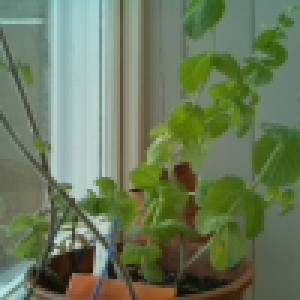
#> input picture Functions/ProcessImages/image.jpg, 100 x 100 px (shown 3 times larger)
$ python -i P4D_segment.py   (imports and definitions only)   (Python 2 division)   (older library calls are emulated)
#> lines starting #> are read from the running program, lines starting #| are printed output that depends on the picture
###################################################### license

#    Copyright 2014 David Breuer and Federico Apelt
#    breuer@mpimp-golm.mpg.de and apelt@mpimp-golm.mpg.de
#    http://mathbiol.mpimp-golm.mpg.de/phytotyping4D/
#
#    This file is part of Phytotyping4D.
#
#    Phytotyping4D is free software: you can redistribute it and/or modify
#    it under the terms of the GNU General Public License as published by
#    the Free Software Foundation, either version 3 of the License, or
#    (at your option) any later version.
#
#    Phytotyping4D is distributed in the hope that it will be useful,
#    but WITHOUT ANY WARRANTY; without even the implied warranty of
#    MERCHANTABILITY or FITNESS FOR A PARTICULAR PURPOSE.  See the
#    GNU General Public License for more details.
#
#    You should have received a copy of the GNU General Public License
#    along with Phytotyping4D. If not, see <http://www.gnu.org/licenses/>.

###################################################### imports

import itertools
import matplotlib.image as pli
import matplotlib.pyplot as plt
import numpy as np
import png
import scipy as sp
import scipy.ndimage
import skimage
import skimage.draw
import skimage.filter
import skimage.filter.rank
import skimage.morphology
import skimage.feature
import skimage.measure
import skimage.segmentation
import time

import P4D_help                 # implementations of various auxiliary functions
# [1 line not run here, left out]

######################################################### segment

def segment(inp):
    '''Function segments plant and individual leaves and computes plant and leaf positions and features. Takes focus and depth images as inputs.'''

    f,F,i,I,depth,focus,dirD,dirF,dirM,dirN,dirP,dirS,dirV,MainPath,MainCores,SegBGupper,SegFGlower,SegSigmaGauss,SegSigmaCanny,SegThresSlope,SegThresAbsci,SegRadiusOriginHeight,SegRadiusLeafHeight,SegRadiusStemEraser,DoTrack,temp=inp    # input parameters
    tempo=time.time()                                                                                                                                                                                                                               # remember starting time

    for i in [i]:                                                                               # for the current image do

        imD=1.0*np.vstack(itertools.imap(np.uint16,png.Reader(dirD+depth).read()[2]))           # read focus image
        imF=1.0*np.vstack(itertools.imap(np.uint8,png.Reader(dirF+focus).read()[2]))            # read depth image
#        imD=1.0*sp.ndimage.imread(dirD+depth)                                                  # alternative read function
#        imF=1.0*sp.ndimage.imread(dirF+focus)                                                  # alternative read function

        ################################################### segmentation plant

        ly,lx=np.shape(imF)                                                                     # get image shape
        imS=skimage.filter.sobel(imF)                                                           # find weighted edge image using Sobel filter
        mark=np.zeros_like(imS)                                                                 # create auxilliary array for watershed seed points
        mark[imF<SegBGupper]=1                                                                  # set low intensity pixels as background
        mark[imF>SegFGlower]=2                                                                  # set high intensity pixels as foreground
        imWS=(skimage.morphology.watershed(imS,mark)-1)>0                                       # perform watershed segmentation using seed points and Sobel-filtered image
        imL,N=sp.ndimage.label(imWS)                                                            # label connected components
        coms=np.array(sp.ndimage.center_of_mass(imWS,imL,range(1,1+N)))                         # compute center of mass for each labeled component
        dists=np.sqrt(np.sum(np.subtract([0.5*ly,0.5*lx],coms)**2,1))                           # compute distances of components to middle of the image
        mask=dists>600.0                                                                        # chose distances that exceed 600 pixels
        imCL=imWS.copy()                                                                        # create auxilliary array
        imCL[mask[imL-1]]=0                                                                     # remove small far-off components
        imL,N=sp.ndimage.label(imCL)                                                            # label remaining components
        sizes=sp.ndimage.sum(imCL,imL,range(1,N+1))                                             # compute pixelnumber of each component
        imPL=skimage.morphology.remove_small_objects(imCL,np.sort(sizes)[-1])                   # remove all but the largest component
        wh=np.where(imPL)                                                                       # get coordinates of a plant pixels
        b0,b1,a0,a1=min(wh[0]),max(wh[0]),min(wh[1]),max(wh[1])                                 # compute bounding box of plant
        bd,ad=b1-b0,a1-a0                                                                       # compute edge lengths of bounding box

#        plt.clf()                                                                              # plotting functions for testing purposes
#        plt.imshow(1.0*imF,interpolation='nearest',alpha=1.0,origin='lower',cmap='gray')
#        plt.imshow(np.where(imPL,1.0,np.nan),interpolation='nearest',alpha=0.5,origin='lower')
#        plt.show()

        ################################################### find center of mass and its height

        imSM=P4D_help.restricted_gaussian_smoothing(imD,-imPL,SegSigmaGauss)                            # smooth depth image with a Gaussian filter
        ground,pixelsizes=P4D_help.virtual2metric(P4D_help.gray2virtual(imSM))                          # compute depth image to metric distances
        middle=list(sp.ndimage.center_of_mass(imPL))                                                    # compute x-y-middle of plant via center of mass
        ball=np.zeros((ly,lx))                                                                          # create auxilliary array to compute height of middle
        idxs=skimage.draw.ellipse(middle[0],middle[1],SegRadiusOriginHeight,SegRadiusOriginHeight)      # create ellipse around middle
        idx=(idxs[0]>=0)*(idxs[0]<lx)*(idxs[1]>=0)*(idxs[1]<ly)                                         # restrict to image
        ball[(idxs[0][idx],idxs[1][idx])]=1                                                             # draw ellipse around middle of the plant
        mask=(ball*(-imPL))>0                                                                           # restrict ellipse to non-plant pixels
        middle.append(np.median(ground[mask]))                                                          # compute z-height of middle
        middle=np.array(middle)                                                                         # convert middle coordinates to array
        imRA=np.sqrt(P4D_help.radial_profile(lx,ly,middle[1],middle[0]))                                # generate radial profile around middle

# [9 lines of commented-out code are left out]

        imPB=skimage.segmentation.find_boundaries(imPL)                                                         # get boundary of plant
        imPR=skimage.morphology.remove_small_objects(imPB,800,connectivity=2)                                   # remove small connected components
        ones=np.ones((3,3))                                                                                     # create auxilliary array
        disk=skimage.morphology.disk(SegRadiusStemEraser)                                                       # create auxilliary array
        imE=skimage.filter.canny(imF.astype('uint8'),sigma=SegSigmaCanny)                                       # compute binary edge image using Canny filter
        imA=(imE*imPL+imPR)>0                                                                                   # combine plant boundaries and inner edges
        imEDT=sp.ndimage.distance_transform_edt(-imA)*imPL                                                      # compute distance transform of combined edge image
        imX2=skimage.feature.peak_local_max(imEDT,min_distance=20,indices=0,exclude_border=0)                   # find local maxima at smaller distances
        imX6=skimage.feature.peak_local_max(imEDT,min_distance=40,indices=0,exclude_border=0)                   # find local maxima at larger distances
        imX=np.where(imRA<200.0,imX2,imX6)                                                                      # keep closer maxima towards the middle and more distant maxima away from the middle of the plant
        imSD1=skimage.filter.rank.maximum(imX,disk)>0                                                           # expand maxima to provide more robust seed points for watershed segmentation
        imSD2=imEDT>(imRA*SegThresSlope+SegThresAbsci)                                                          # binarise distance transform with threshold that increases with distance from the middle of the plant
        imL,N=sp.ndimage.label((imSD1+imSD2)>0,ones)                                                            # label the combined image of local maxima and thresholded distance transform
        imY=-1.0*skimage.filter.gaussian_filter(1.0*imEDT*imPL,1.0)*imPL*imRA                                   # smooth the distance transform to fill out the whole plant and bias it towards to middle of the plant
        imSEG=skimage.morphology.watershed(imY,imL,mask=imPL)                                                   # perform the watershed segmentation
        L=imSEG.max()                                                                                           # compute the number of labeled leaves
        for li,l in enumerate(range(1,L+1)):                                                                    # remove all labeled components with only few pixels
            imMASK=(imSEG==l)
            if(imMASK.sum()<4):
                imSEG[imMASK]=0
        imSEG=skimage.segmentation.relabel_sequential(imSEG)[0]                                                 # relabel leaves
        L=imSEG.max()                                                                                           # compute the number of labeled leaves
        pli.imsave(dirM+'mats_t='+str(i).zfill(6)+'.png',1.0*imSEG,cmap='gray',origin='lower',vmin=0,vmax=255)  # export image of segmented plant and leaves

# [8 lines of commented-out code are left out]

        quants=np.zeros((L,5))                                                                                  # array for leaf features
        coords=np.zeros((L,5,3))                                                                                # array for leaf positions
        imSM=P4D_help.restricted_gaussian_smoothing(imD,imPL,SegSigmaGauss)                                     # smooth depth image
        plant,pixelsizes=P4D_help.virtual2metric(P4D_help.gray2virtual(imSM))                                   # compute metric depth image and pixelsizes
        imSHOW=imF.copy()*0                                                                                     # create mask for leaf blades
        for li,l in enumerate(range(1,L+1)):                                                                    # for each leaf do
            imMASK=(imSEG==l)                                                                                   # array for leaf mask
            imLEAF=skimage.filter.rank.minimum(imMASK,disk)>0                                                   # erode leaf to remove petiole
            if(imLEAF.sum()>0):                                                                                 # dilate leaf if still existent
                imLEAF=skimage.filter.rank.maximum(imLEAF,disk)>0
            else:                                                                                               # take uneroded leaf otherwise
                imLEAF=imMASK
            imSHOW[imLEAF]=l                                                                                    # set leaf mask
            touch=1.0*(skimage.segmentation.clear_border(imMASK.copy()).sum()==0)                               # check if leaf touches image border
            perim=1.0*skimage.measure.perimeter(imLEAF,neighbourhood=8)                                         # compute leaf perimeter
            chull=1.0#*P4D_help.convex_hull_image(imLEAF).sum()                                                 # compute pixelnumber of leaf convex hull
            size=sp.ndimage.minimum_filter(imLEAF,2).sum()                                                      # compute leaf 2D area
            area=P4D_help.surface_area(plant,imLEAF,pixelsizes)                                                 # compute leaf 3D area
            quants[li]=[touch,perim,chull,size,area]                                                            # set leaf features
            coords[li]=P4D_help.leaf_orientation(plant,imLEAF,imRA,SegRadiusLeafHeight)                         # compute and set leaf positions

    ############################################################################# plant origin

        idx=np.argsort([q[-1] for q in quants])[-4:]                                                            # get four largest leaves
        points=coords[idx,:2,:2]                                                                                # get base and tip positions
        points=np.vstack(points)
        origin=list(P4D_help.minimize_distance_to_lines(middle[:2],points))                                     # compute leaf origin as point with minimal distance to the four leaf axes
        ball=np.zeros((ly,lx))                                                                                  # auxilliary array to compute height of origin                                                                       # create auxilliary array
        idxs=skimage.draw.ellipse(origin[0],origin[1],SegRadiusOriginHeight,SegRadiusOriginHeight)              # create ellipse around middle
        idx=(idxs[0]>=0)*(idxs[0]<lx)*(idxs[1]>=0)*(idxs[1]<ly)                                                 # restrict to image
        ball[(idxs[0][idx],idxs[1][idx])]=1                                                                     # draw ellipse around middle of the plant
        mask=(ball*(-imPL))>0                                                                                   # mask around origin restricted to non-plant
        origin.append(np.median(ground[mask]))                                                                  # compute metric height of origin
        origin=np.array(origin)

      ############################################################################# plot positions

        plt.clf()                                                                                                                   # plot segmented leafs and positions
        plt.imshow(imF,origin='lower',alpha=1.0,cmap='gray',interpolation='nearest')
        plt.imshow(np.where(imSEG==0,np.nan,imSEG),origin='lower',alpha=0.1,cmap='jet',vmin=1,vmax=L,interpolation='nearest')
        plt.imshow(np.where(imSHOW==0,np.nan,imSHOW),origin='lower',alpha=0.4,cmap='jet',vmin=1,vmax=L,interpolation='nearest')
        for l in range(L):
            plt.plot(coords[l][:,1],coords[l][:,0],ls='.',marker='o',color='white',ms=5.0)
        plt.plot(origin[1],origin[0],ls='.',marker='^',color='white',ms=7.0)
        plt.plot(middle[1],middle[0],ls='.',marker='s',color='white',ms=5.0)
        plt.axis([a0-0.1*ad,a1+0.1*ad,b0-0.1*bd,b1+0.1*bd])        #[550,1250,550,1250])#
        plt.axis('off')
        plt.tight_layout()
        plt.savefig(dirP+'pics_t='+str(i).zfill(6)+'.png')
#        plt.show()

        ############################################################################# save data

        dxy=np.median(pixelsizes[imPL])                                                                     # compute average plant pixelsize to emulate 2D area measurements
        total_size=sp.ndimage.minimum_filter(imPL,2).sum()                                                  # compute plant pixelnumber
        total_area=P4D_help.surface_area(plant,imPL,pixelsizes)                                             # compute plant 3D area
        total_touch=1.0*(skimage.segmentation.clear_border(imPL.copy()).sum()==0)                           # check if plant touches image border
        total_perim=1.0*skimage.measure.perimeter(imPL,neighbourhood=8)                                     # compute plant perimeter
        total_chull=1.0#*P4D_help.convex_hull_image(imPL).sum()                                             # compute plant convex hull
        info=[lx,ly,dxy,L,total_size,total_area,total_touch,total_perim,total_chull]                        # set plant features
        np.save(dirN+'nums_t='+str(i).zfill(6)+'.npy',[info,origin,middle,quants,coords,[0]])               # save plant and leaf data, without [0] some images yield a ValueError: setting an array element with a sequence.

        S=F*I                                                                                                                           # compute number of total images to process
        s=f*I+i                                                                                                                         # compute number of current image
        dt=time.time()-tempo                                                                                                            # compute duration of current segmentation step
        print 'segment:','folder',f+1,F,'image',i+1,I,'time spent',dt,'seconds','time remaining',(S-s)*dt/(3600.0*MainCores),'hours'    # print computation time statistics

    return 0

>>> import cv2
>>> picture = cv2.imread('../../Functions/ProcessImages/image.jpg', cv2.IMREAD_GRAYSCALE)
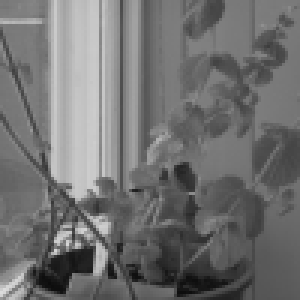
#> picture: shape (100, 100) (shown 3 times larger); min 12, max 220, mean 112.8
#> (the run stopped early here; a loop or call above may not have finished)

$ run again, on Functions/ProcessImages/bar.JPEG
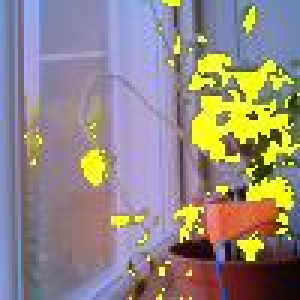
#> input picture Functions/ProcessImages/bar.JPEG, 100 x 100 px (shown 3 times larger)
#> `picture = cv2.imread('../../Functions/ProcessImages/image.jpg', cv2.IM..`:
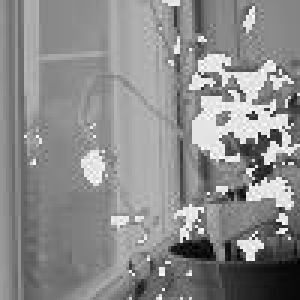
#> picture: shape (100, 100) (shown 3 times larger); min 0, max 255, mean 138.9
